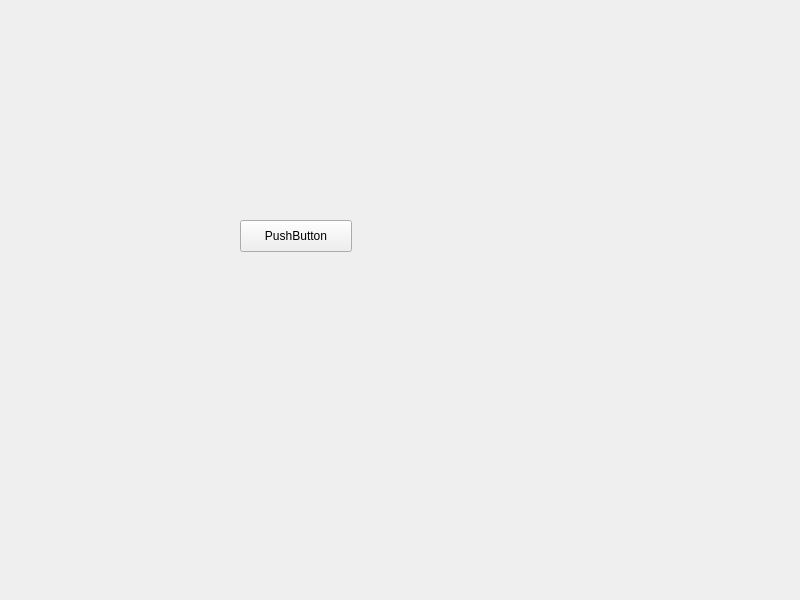
<?xml version="1.0" encoding="UTF-8"?>
<ui version="4.0">
 <class>bank</class>
 <widget class="QWidget" name="bank">
  <property name="geometry">
   <rect>
    <x>0</x>
    <y>0</y>
    <width>800</width>
    <height>600</height>
   </rect>
  </property>
  <property name="windowTitle">
   <string>bank</string>
  </property>
  <widget class="QPushButton" name="pushButton">
   <property name="geometry">
    <rect>
     <x>240</x>
     <y>220</y>
     <width>112</width>
     <height>32</height>
    </rect>
   </property>
   <property name="text">
    <string>PushButton</string>
   </property>
  </widget>
 </widget>
 <resources/>
 <connections/>
</ui>
